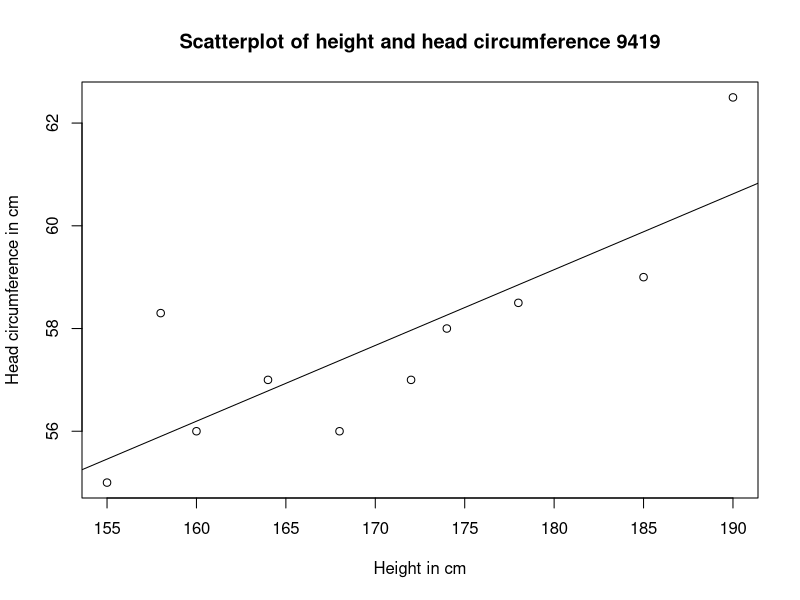
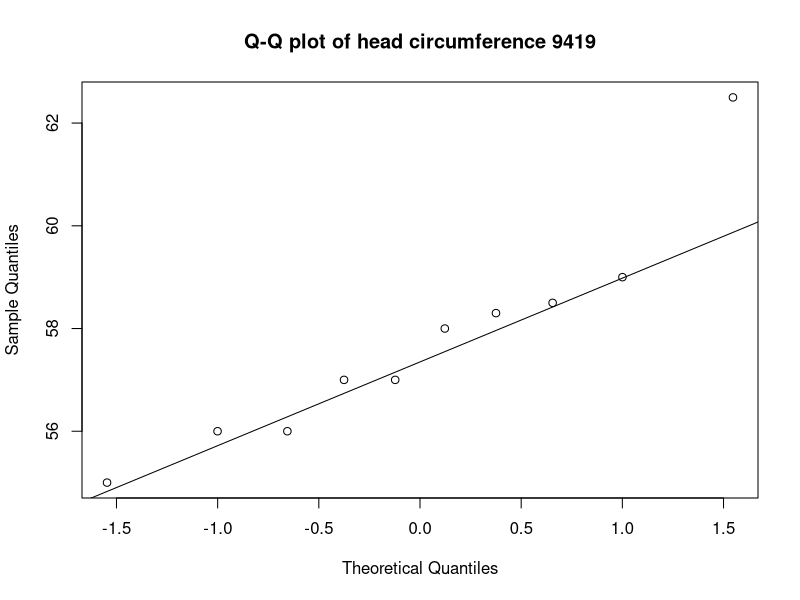
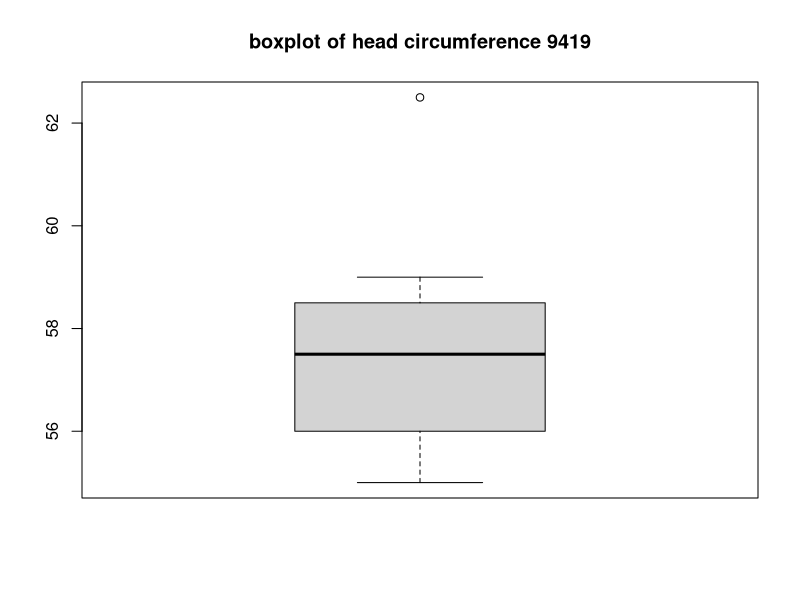
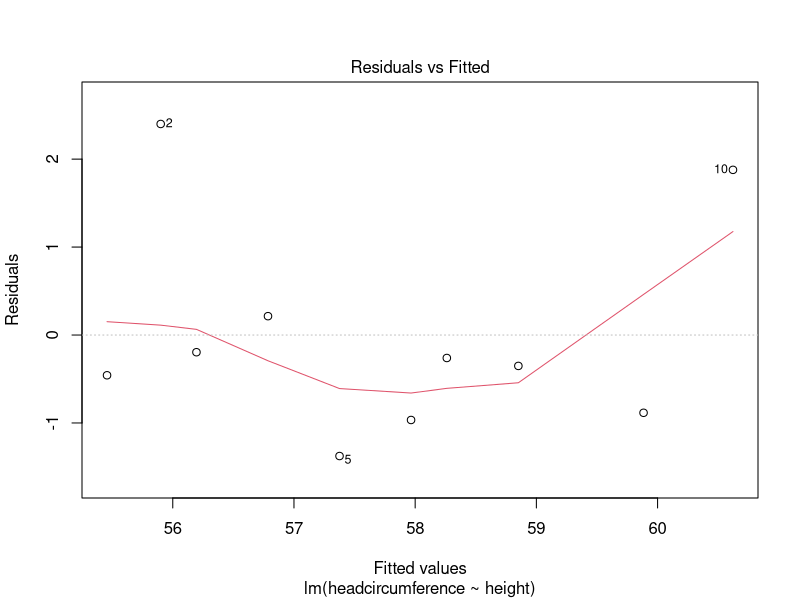

These figures' R source, in order:
## ---- chunk 1
#The result of doing a random sampling of 10 data from a1_60_data.csv (60 data in total) without replacement.
height = c(155,158,160,164,168,172,174,178,185,190)
headcircumference = c(55,58.3,56,57,56,57,58,58.5,59,62.5)

#The first plot
h_h_manyi = lm(headcircumference~height)
plot(height, headcircumference, xlab="Height in cm", ylab="Head circumference in cm",main="Scatterplot of height and head circumference 9419")
abline(h_h_manyi)

#The second plot
qqnorm(headcircumference, main="Q-Q plot of head circumference 9419")
qqline(headcircumference, main="Q-Q plot of head circumference 9419")

#The third plot
boxplot(headcircumference, main="boxplot of head circumference 9419")
## ---- chunk 2
summary(headcircumference)
IQR(headcircumference)
sd(headcircumference)
## ---- chunk 3
summary(height)
IQR(height)
sd(height)
## ---- chunk 4
h_h_manyi = lm(headcircumference~height)
summary(h_h_manyi)
## ---- chunk 5
h_h_manyi = lm(headcircumference~height)
plot(h_h_manyi, which = 1)
